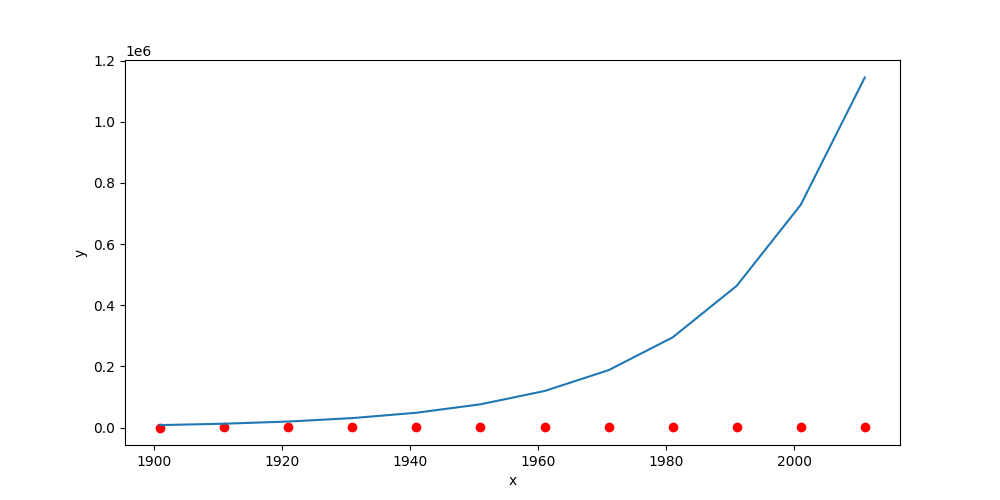

Source code (Python):
import numpy as np
import matplotlib.pyplot as plt
import pandas as pd
import sys

class Config:
    xl_path = sys.argv[1]
    save_fig_path = sys.argv[2]

config = Config()

def calculate_value(x, beta0, beta1):
    return beta0 * np.exp(beta1 * x)


dt=pd.read_excel(config.xl_path)
B=dt.values
x,y=B[:,0],B[:,1]
y = np.log(y)
np_ones = np.ones((len(x),1),dtype=float)
A=np.column_stack((x,np_ones))
beta=np.dot(np.linalg.inv(np.dot(A.T,A)),np.dot(A.T,y.T))
beta[1] = np.exp(beta[1])
print(beta)
plt.figure(figsize = (10,5))
plt.scatter(x, y,c='r')
plt.plot(x, calculate_value(x,beta[1],beta[0]))
plt.xlabel('x')
plt.ylabel('y')
plt.show()
plt.savefig(config.save_fig_path)

print(calculate_value(np.array([2021]),beta[1],beta[0]))
